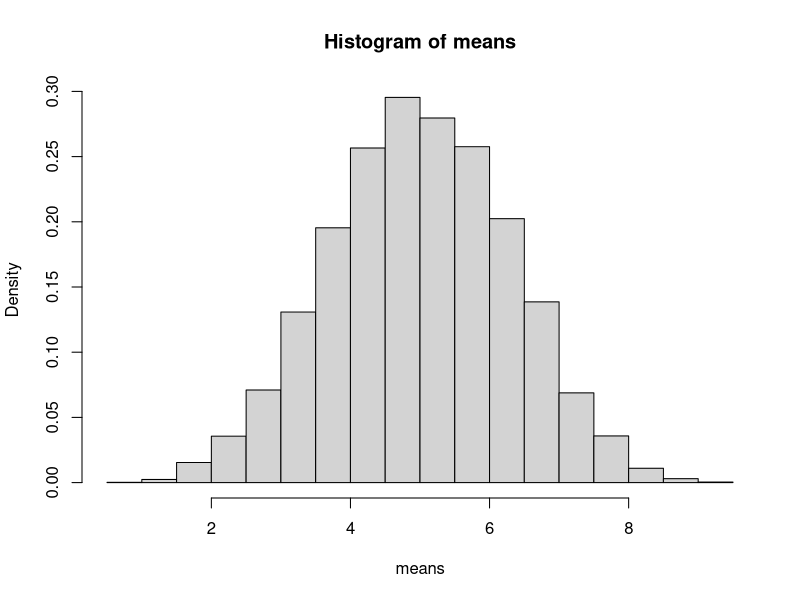
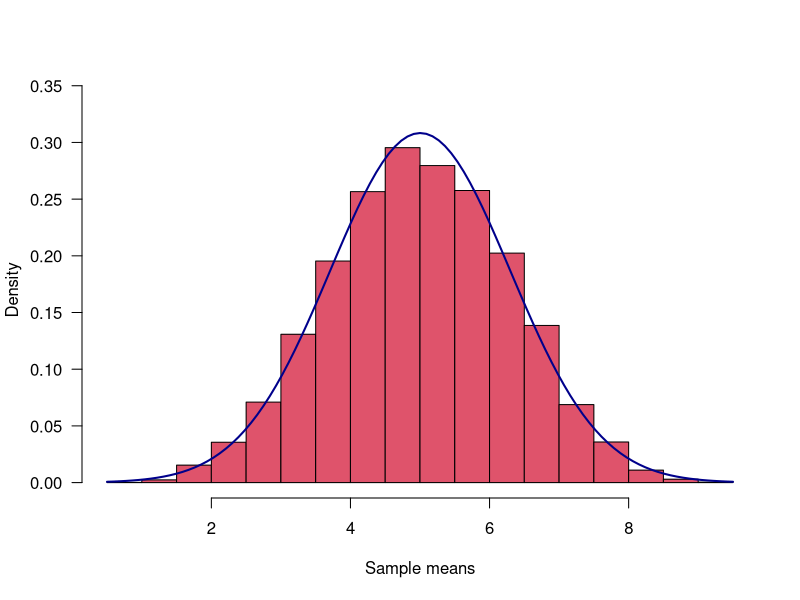
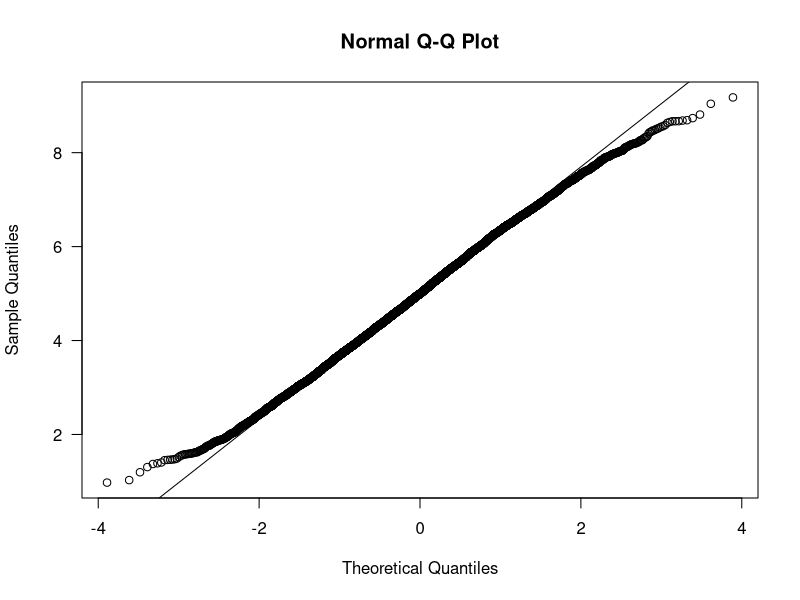
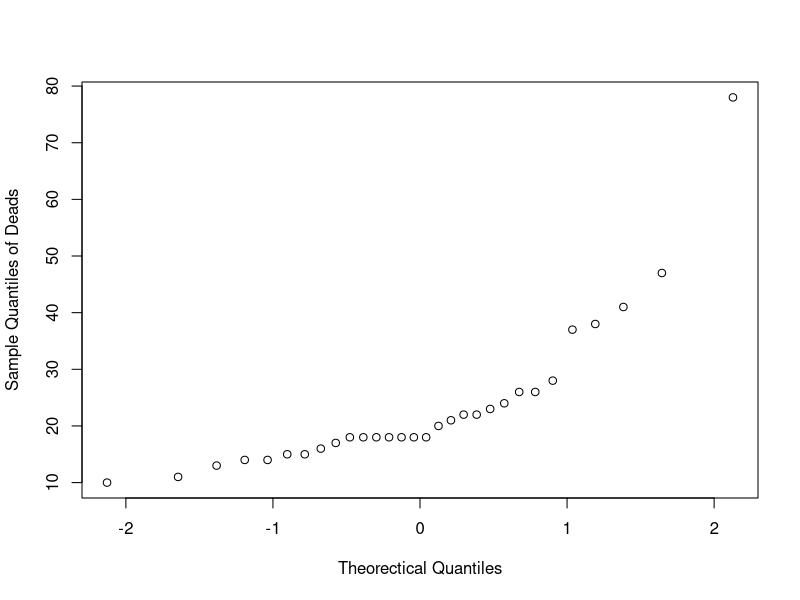
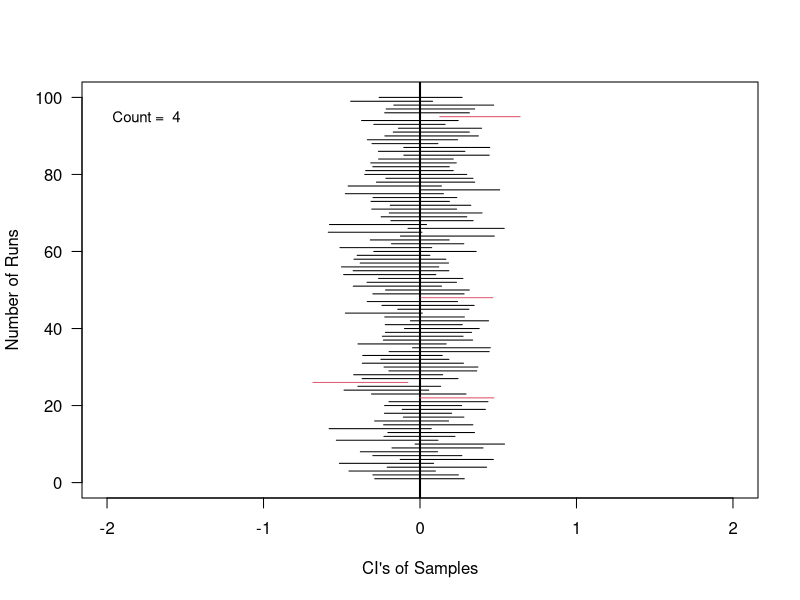

These figures' R source, in order:
means <- numeric(10000)
set.seed(1001)

for (i in 1:10000){
  means[i] <- mean(runif(5, min=0, max=10))
}


h <- hist(means, prob = T)
hist(means, las = 1, main= "", xlab = "Sample means", 
     col = 2, prob = T, ylim = c(0, max(h$density)+ 
                                   max(h$density)*0.15))
curve(dnorm(x, mean = mean(means), sd = sd(means)), 
      add=T, col = "darkblue", lwd = 2)


qqnorm(means, las=1)
qqline(means)

dat <- read.csv("AfrPlots.csv", header = T)
attach(dat)

Deads <- dat$Dead[dat$CensusNo == 2]
sort(Deads)

q <- (1:30 - 0.5)/30
qZ <- qnorm(q, mean = 0, sd = 1)
plot(qZ, sort(Deads), xlab="Theorectical Quantiles", ylab="Sample Quantiles of Deads")


# C.I.
mu <- 0
sd <- 1
n <- 50
runs <- 100
Tvalue <- qnorm(0.975)

ci <- matrix(nrow=runs, ncol=2)

for (i in 1:runs){
  samp <- rnorm(n, mu, sd)
  sx <- mean(samp)
  ci[i,] <- c(sx-Tvalue*sd(samp)/sqrt(n), sx+Tvalue*sd(samp)/sqrt(n))
}


par(mfrow=c(1,1))
plot(0,0, xlim=c(-2,2), ylim=c(0,100), type="n",
     xlab="CI's of Samples", ylab="Number of Runs", las=1)
abline(v=0, lwd=2)

cnt <- 0
for(i in 1:runs){
  clr <- 1
  if(ci[i,1]>0)clr=2
  if(ci[i,2]<0)clr=2
  if(clr == 2)cnt=cnt+1
  segments(ci[i,1], i, ci[i,2], i, col=clr)
}
text(-1.75, 95, paste("Count = ", cnt), cex=0.9)